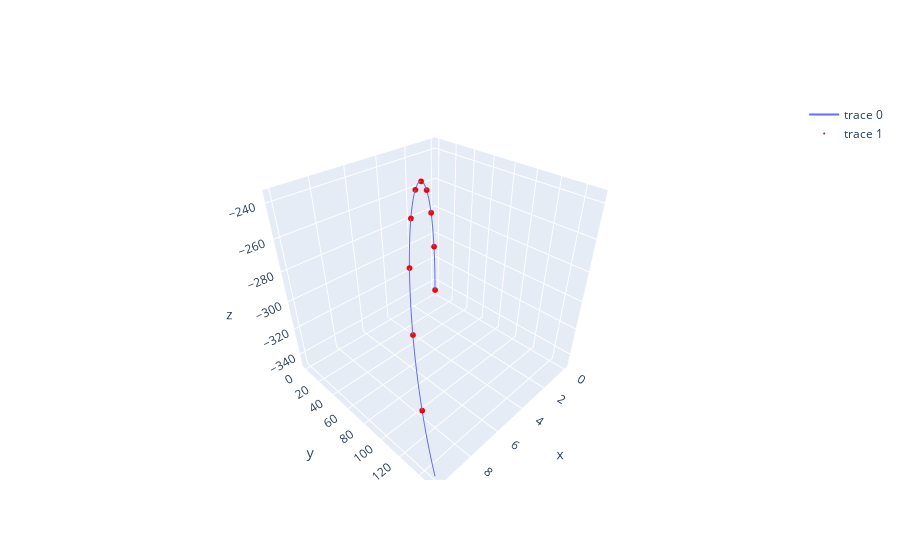

Notebook cell for this chart:
### Code cell
P0 = np.array([0, 0, -347])
P1 = np.array([0, 0, -200])
P2 = np.array([10, 100, -200])
P3 = np.array([10, 150, -347])

spline = generate_spline(P0, P1, P2, P3)

x, y, z = map(list, zip(*spline))

theta_space = []
for i in range(len(spline)):
    theta_space.append(robot.calculate_inv_kinematics(spline[i][0], spline[i][1], spline[i][2]))

# PLot sample points in the spline
sample_spl_points = []

for i in np.arange(0, 100, 10):
    sample_spl_points.append(spline[i])

x_s, y_s, z_s = map(list, zip(*sample_spl_points))

# Plot P in 3D using plotly
fig = go.Figure(data=[go.Scatter3d(x=x, y=y, z=z, mode='lines')])
fig.add_trace(go.Scatter3d(x=x_s, y=y_s, z=z_s, mode='markers', marker=dict(size=2, color='red')))
#fig.update_layout(scene=dict(xaxis = dict(range=[-200, 200],),yaxis = dict(range=[-200, 200],),zaxis = dict(range=[-400, 0],),))
fig.show()
